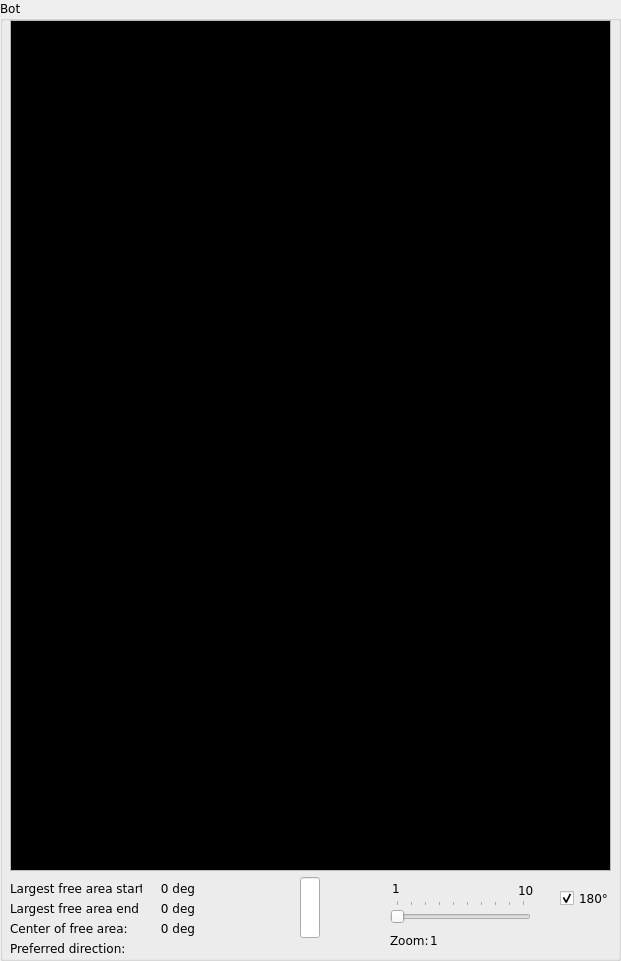
  <widget class="QGroupBox" name="groupBoxBot" >
   <property name="geometry" >
    <rect>
     <x>10</x>
     <y>670</y>
     <width>621</width>
     <height>961</height>
    </rect>
   </property>
   <property name="font" >
    <font>
     <family>Verdana</family>
    </font>
   </property>
   <property name="title" >
    <string>Bot</string>
   </property>
   <widget class="QProgressBar" name="progressBarSensor5" >
    <property name="geometry" >
     <rect>
      <x>300</x>
      <y>24</y>
      <width>18</width>
      <height>61</height>
     </rect>
    </property>
    <property name="font" >
     <font>
      <family>Verdana</family>
     </font>
    </property>
    <property name="textVisible" >
     <bool>true</bool>
    </property>
    <property name="orientation" >
     <enum>Qt::Vertical</enum>
    </property>
    <property name="textDirection" >
     <enum>QProgressBar::BottomToTop</enum>
    </property>
    <property name="format" >
     <string>%v</string>
    </property>
   </widget>
   <widget class="QProgressBar" name="progressBarSensor4" >
    <property name="geometry" >
     <rect>
      <x>270</x>
      <y>24</y>
      <width>18</width>
      <height>61</height>
     </rect>
    </property>
    <property name="font" >
     <font>
      <family>Verdana</family>
     </font>
    </property>
    <property name="textVisible" >
     <bool>true</bool>
    </property>
    <property name="orientation" >
     <enum>Qt::Vertical</enum>
    </property>
    <property name="textDirection" >
     <enum>QProgressBar::BottomToTop</enum>
    </property>
    <property name="format" >
     <string>%v</string>
    </property>
   </widget>
   <widget class="QProgressBar" name="progressBarSensor7" >
    <property name="geometry" >
     <rect>
      <x>360</x>
      <y>24</y>
      <width>18</width>
      <height>61</height>
     </rect>
    </property>
    <property name="font" >
     <font>
      <family>Verdana</family>
     </font>
    </property>
    <property name="textVisible" >
     <bool>true</bool>
    </property>
    <property name="orientation" >
     <enum>Qt::Vertical</enum>
    </property>
    <property name="textDirection" >
     <enum>QProgressBar::BottomToTop</enum>
    </property>
    <property name="format" >
     <string>%v</string>
    </property>
   </widget>
   <widget class="QProgressBar" name="progressBarSensor6" >
    <property name="geometry" >
     <rect>
      <x>330</x>
      <y>24</y>
      <width>18</width>
      <height>61</height>
     </rect>
    </property>
    <property name="font" >
     <font>
      <family>Verdana</family>
     </font>
    </property>
    <property name="textVisible" >
     <bool>true</bool>
    </property>
    <property name="orientation" >
     <enum>Qt::Vertical</enum>
    </property>
    <property name="textDirection" >
     <enum>QProgressBar::BottomToTop</enum>
    </property>
    <property name="format" >
     <string>%v</string>
    </property>
   </widget>
   <widget class="QProgressBar" name="progressBarSensor3" >
    <property name="geometry" >
     <rect>
      <x>240</x>
      <y>24</y>
      <width>18</width>
      <height>61</height>
     </rect>
    </property>
    <property name="font" >
     <font>
      <family>Verdana</family>
     </font>
    </property>
    <property name="textVisible" >
     <bool>true</bool>
    </property>
    <property name="orientation" >
     <enum>Qt::Vertical</enum>
    </property>
    <property name="textDirection" >
     <enum>QProgressBar::BottomToTop</enum>
    </property>
    <property name="format" >
     <string>%v</string>
    </property>
   </widget>
   <widget class="QProgressBar" name="progressBarSensor2" >
    <property name="geometry" >
     <rect>
      <x>210</x>
      <y>24</y>
      <width>18</width>
      <height>61</height>
     </rect>
    </property>
    <property name="font" >
     <font>
      <family>Verdana</family>
     </font>
    </property>
    <property name="textVisible" >
     <bool>true</bool>
    </property>
    <property name="orientation" >
     <enum>Qt::Vertical</enum>
    </property>
    <property name="textDirection" >
     <enum>QProgressBar::BottomToTop</enum>
    </property>
    <property name="format" >
     <string>%v</string>
    </property>
   </widget>
   <widget class="QProgressBar" name="progressBarSensor8" >
    <property name="geometry" >
     <rect>
      <x>390</x>
      <y>24</y>
      <width>18</width>
      <height>61</height>
     </rect>
    </property>
    <property name="font" >
     <font>
      <family>Verdana</family>
     </font>
    </property>
    <property name="textVisible" >
     <bool>true</bool>
    </property>
    <property name="orientation" >
     <enum>Qt::Vertical</enum>
    </property>
    <property name="textDirection" >
     <enum>QProgressBar::BottomToTop</enum>
    </property>
    <property name="format" >
     <string>%v</string>
    </property>
   </widget>
   <widget class="QProgressBar" name="progressBarSensor16" >
    <property name="geometry" >
     <rect>
      <x>300</x>
      <y>877</y>
      <width>20</width>
      <height>61</height>
     </rect>
    </property>
    <property name="font" >
     <font>
      <family>Verdana</family>
     </font>
    </property>
    <property name="autoFillBackground" >
     <bool>true</bool>
    </property>
    <property name="textVisible" >
     <bool>false</bool>
    </property>
    <property name="orientation" >
     <enum>Qt::Vertical</enum>
    </property>
    <property name="invertedAppearance" >
     <bool>true</bool>
    </property>
    <property name="textDirection" >
     <enum>QProgressBar::BottomToTop</enum>
    </property>
    <property name="format" >
     <string>%v</string>
    </property>
   </widget>
   <widget class="QProgressBar" name="progressBarSensor1" >
    <property name="geometry" >
     <rect>
      <x>180</x>
      <y>24</y>
      <width>18</width>
      <height>61</height>
     </rect>
    </property>
    <property name="font" >
     <font>
      <family>Verdana</family>
     </font>
    </property>
    <property name="textVisible" >
     <bool>true</bool>
    </property>
    <property name="orientation" >
     <enum>Qt::Vertical</enum>
    </property>
    <property name="textDirection" >
     <enum>QProgressBar::BottomToTop</enum>
    </property>
    <property name="format" >
     <string>%v</string>
    </property>
   </widget>
   <widget class="QGraphicsView" name="graphicsViewLaser" >
    <property name="geometry" >
     <rect>
      <x>10</x>
      <y>20</y>
      <width>601</width>
      <height>851</height>
     </rect>
    </property>
    <property name="palette" >
     <palette>
      <active>
       <colorrole role="Base" >
        <brush brushstyle="SolidPattern" >
         <color alpha="255" >
          <red>0</red>
          <green>0</green>
          <blue>0</blue>
         </color>
        </brush>
       </colorrole>
      </active>
      <inactive>
       <colorrole role="Base" >
        <brush brushstyle="SolidPattern" >
         <color alpha="255" >
          <red>0</red>
          <green>0</green>
          <blue>0</blue>
         </color>
        </brush>
       </colorrole>
      </inactive>
      <disabled>
       <colorrole role="Base" >
        <brush brushstyle="SolidPattern" >
         <color alpha="255" >
          <red>255</red>
          <green>255</green>
          <blue>255</blue>
         </color>
        </brush>
       </colorrole>
      </disabled>
     </palette>
    </property>
    <property name="font" >
     <font>
      <family>Verdana</family>
     </font>
    </property>
    <property name="verticalScrollBarPolicy" >
     <enum>Qt::ScrollBarAlwaysOff</enum>
    </property>
    <property name="horizontalScrollBarPolicy" >
     <enum>Qt::ScrollBarAlwaysOff</enum>
    </property>
    <property name="alignment" >
     <set>Qt::AlignLeading|Qt::AlignLeft|Qt::AlignTop</set>
    </property>
    <property name="renderHints" >
     <set>QPainter::Antialiasing|QPainter::HighQualityAntialiasing|QPainter::TextAntialiasing</set>
    </property>
   </widget>
   <widget class="QLabel" name="labelLaserTop" >
    <property name="geometry" >
     <rect>
      <x>430</x>
      <y>930</y>
      <width>21</width>
      <height>21</height>
     </rect>
    </property>
    <property name="font" >
     <font>
      <family>Verdana</family>
     </font>
    </property>
    <property name="text" >
     <string>1</string>
    </property>
   </widget>
   <widget class="QSlider" name="sliderZoom" >
    <property name="geometry" >
     <rect>
      <x>390</x>
      <y>900</y>
      <width>141</width>
      <height>25</height>
     </rect>
    </property>
    <property name="font" >
     <font>
      <family>Verdana</family>
     </font>
    </property>
    <property name="minimum" >
     <number>1</number>
    </property>
    <property name="maximum" >
     <number>10</number>
    </property>
    <property name="pageStep" >
     <number>1</number>
    </property>
    <property name="value" >
     <number>1</number>
    </property>
    <property name="sliderPosition" >
     <number>1</number>
    </property>
    <property name="tracking" >
     <bool>false</bool>
    </property>
    <property name="orientation" >
     <enum>Qt::Horizontal</enum>
    </property>
    <property name="tickPosition" >
     <enum>QSlider::TicksAbove</enum>
    </property>
    <property name="tickInterval" >
     <number>1</number>
    </property>
   </widget>
   <widget class="QLabel" name="label_11" >
    <property name="geometry" >
     <rect>
      <x>518</x>
      <y>880</y>
      <width>16</width>
      <height>20</height>
     </rect>
    </property>
    <property name="font" >
     <font>
      <family>Verdana</family>
     </font>
    </property>
    <property name="text" >
     <string>10</string>
    </property>
   </widget>
   <widget class="QLabel" name="label_10" >
    <property name="geometry" >
     <rect>
      <x>388</x>
      <y>880</y>
      <width>16</width>
      <height>16</height>
     </rect>
    </property>
    <property name="font" >
     <font>
      <family>Verdana</family>
     </font>
    </property>
    <property name="text" >
     <string>1</string>
    </property>
    <property name="alignment" >
     <set>Qt::AlignCenter</set>
    </property>
   </widget>
   <widget class="QCheckBox" name="checkBoxAngleView" >
    <property name="geometry" >
     <rect>
      <x>560</x>
      <y>890</y>
      <width>51</width>
      <height>16</height>
     </rect>
    </property>
    <property name="font" >
     <font>
      <family>Verdana</family>
     </font>
    </property>
    <property name="text" >
     <string>180°</string>
    </property>
    <property name="checked" >
     <bool>true</bool>
    </property>
   </widget>
   <widget class="QLabel" name="label_33" >
    <property name="geometry" >
     <rect>
      <x>390</x>
      <y>930</y>
      <width>38</width>
      <height>21</height>
     </rect>
    </property>
    <property name="font" >
     <font>
      <family>Verdana</family>
     </font>
    </property>
    <property name="text" >
     <string>Zoom:</string>
    </property>
   </widget>
   <widget class="QLabel" name="label18_4" >
    <property name="geometry" >
     <rect>
      <x>10</x>
      <y>880</y>
      <width>132</width>
      <height>16</height>
     </rect>
    </property>
    <property name="font" >
     <font>
      <family>Verdana</family>
     </font>
    </property>
    <property name="text" >
     <string>Largest free area start:</string>
    </property>
   </widget>
   <widget class="QLabel" name="label18_5" >
    <property name="geometry" >
     <rect>
      <x>10</x>
      <y>900</y>
      <width>129</width>
      <height>16</height>
     </rect>
    </property>
    <property name="font" >
     <font>
      <family>Verdana</family>
     </font>
    </property>
    <property name="text" >
     <string>Largest free area end:</string>
    </property>
   </widget>
   <widget class="QLabel" name="label18_6" >
    <property name="geometry" >
     <rect>
      <x>10</x>
      <y>920</y>
      <width>129</width>
      <height>16</height>
     </rect>
    </property>
    <property name="font" >
     <font>
      <family>Verdana</family>
     </font>
    </property>
    <property name="text" >
     <string>Center of free area:</string>
    </property>
   </widget>
   <widget class="QLabel" name="lblLaserFrontFreeStart" >
    <property name="geometry" >
     <rect>
      <x>150</x>
      <y>880</y>
      <width>45</width>
      <height>16</height>
     </rect>
    </property>
    <property name="font" >
     <font>
      <family>Verdana</family>
     </font>
    </property>
    <property name="text" >
     <string>0 deg</string>
    </property>
    <property name="alignment" >
     <set>Qt::AlignRight|Qt::AlignTrailing|Qt::AlignVCenter</set>
    </property>
   </widget>
   <widget class="QLabel" name="lblLaserFrontFreeEnd" >
    <property name="geometry" >
     <rect>
      <x>150</x>
      <y>900</y>
      <width>45</width>
      <height>16</height>
     </rect>
    </property>
    <property name="font" >
     <font>
      <family>Verdana</family>
     </font>
    </property>
    <property name="text" >
     <string>0 deg</string>
    </property>
    <property name="alignment" >
     <set>Qt::AlignRight|Qt::AlignTrailing|Qt::AlignVCenter</set>
    </property>
   </widget>
   <widget class="QLabel" name="lblLaserFrontFreeCenter" >
    <property name="geometry" >
     <rect>
      <x>150</x>
      <y>920</y>
      <width>45</width>
      <height>16</height>
     </rect>
    </property>
    <property name="font" >
     <font>
      <family>Verdana</family>
     </font>
    </property>
    <property name="text" >
     <string>0 deg</string>
    </property>
    <property name="alignment" >
     <set>Qt::AlignRight|Qt::AlignTrailing|Qt::AlignVCenter</set>
    </property>
   </widget>
   <widget class="QLabel" name="label18_7" >
    <property name="geometry" >
     <rect>
      <x>10</x>
      <y>940</y>
      <width>129</width>
      <height>16</height>
     </rect>
    </property>
    <property name="font" >
     <font>
      <family>Verdana</family>
     </font>
    </property>
    <property name="text" >
     <string>Preferred direction:</string>
    </property>
   </widget>
   <widget class="QLabel" name="lblPreferredDirection" >
    <property name="geometry" >
     <rect>
      <x>164</x>
      <y>940</y>
      <width>16</width>
      <height>16</height>
     </rect>
    </property>
    <property name="font" >
     <font>
      <family>Verdana</family>
     </font>
    </property>
    <property name="pixmap" >
     <pixmap resource="../mrs.qrc" >:/images/images/forward.png</pixmap>
    </property>
    <property name="scaledContents" >
     <bool>true</bool>
    </property>
   </widget>
  </widget>
